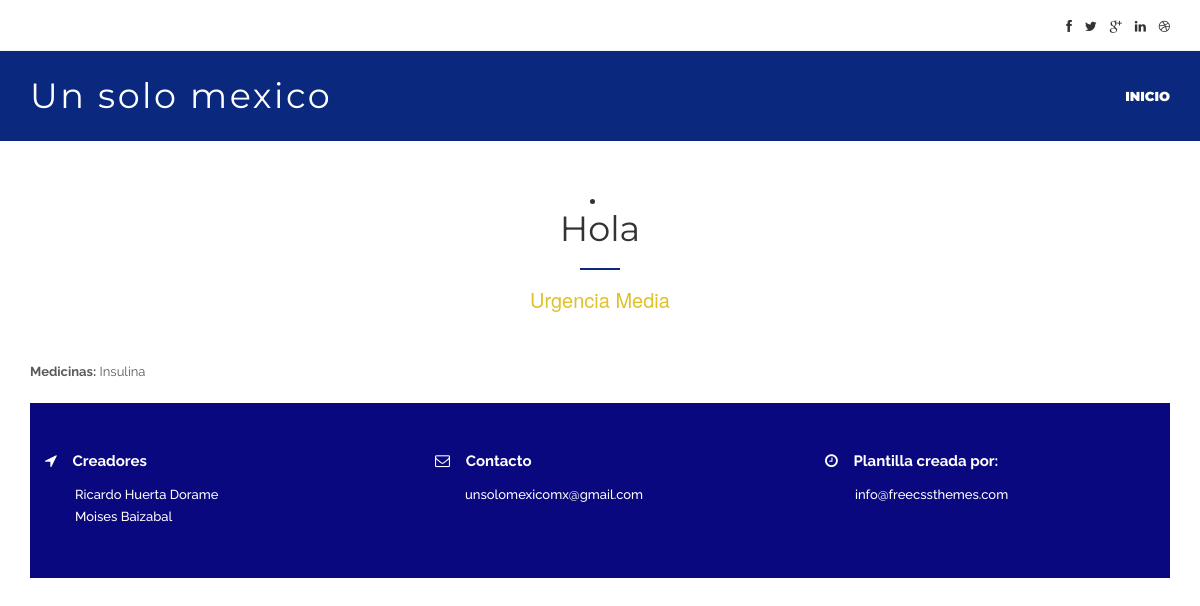
Page /website/vercentro/4 on the committed database.
### website/models.py (models this page shows)
class CentroDeAcopio(models.Model):
    ciudad = models.CharField(max_length=200)
    estado = models.CharField(max_length=200)
    centro = models.CharField(max_length=200)
    direccion = models.CharField(max_length=200)
    urgencia = models.CharField(max_length=10)
    brigadistas = models.CharField(max_length=2)
    contacto = models.CharField(max_length=200)
    telefono = models.IntegerField(default=0)
    viveres = models.CharField(max_length=5000)
    medicamentos = models.CharField(max_length=5000)
    herramientas = models.CharField(max_length=5000)
    ubicacion = models.CharField(max_length=1000)
    infoAdicional = models.CharField(max_length=2000)
    updated_at = models.DateTimeField(auto_now=True)

### website/views.py (the view)
# urls.py: url(r'^vercentro/(?P<pk>\d+)$', views.CentroDeAcopioDetail.as_view(), name='centrodeacopio_detail'),
class CentroDeAcopioDetail(DetailView):
    model = CentroDeAcopio
    def get_context_data(self, **kwargs):
        context = super(CentroDeAcopioDetail, self).get_context_data(**kwargs)
        return context

### website/templates/website/centrodeacopio_detail.html (shortened to what this page needs)
{% extends "website/base.html" %}
{% block content %}
<section class="centros-section" id="centros">
  <div class="container">
    <div class="title-section">
      {% if centrodeacopio.urgencia == "Alta" %}
      <li><h1>{{ centrodeacopio.centro }}</h1><h2>Urgencia {{centrodeacopio.urgencia}}</h2><br>
      {% else %}
      <li><h1>{{ centrodeacopio.centro }}</h1><h4>Urgencia {{centrodeacopio.urgencia}}</h4>
      {% endif %}
</div>
  <p><strong>Medicinas:</strong> {{ centrodeacopio.medicamentos }}</p>
{% endblock %}

### website/static/website/css/style.css (style rules this page uses)
p { font-size: 13px; color: #5a5a5a; font-family: 'Raleway', sans-serif; font-weight: 400; line-height: 22px; margin: 0 0 10px; }
.title-section { margin-bottom: 50px; text-align: center; }
.title-section h1 { color: #333333; font-size: 35px; font-family: 'Montserrat', sans-serif; font-weight: 400; margin: 0 0 30px; padding-bottom: 20px; margin-bottom: 20px; position: relative; }
.title-section h1:after { position: absolute; content: ''; width: 40px; height: 2px; background: #0a287e; bottom: -1px; left: 50%; margin-left: -20px; }
.centros-section { padding: 50px 0; }

### website/static/website/style.css (style rules this page uses)
body { background: white no-repeat right bottom; }
h4 { color: #dfc12a; font-size: 20px; }

### rows in the picture
CentroDeAcopio: centro "Hola", urgencia "Media", medicamentos "Insulina"
